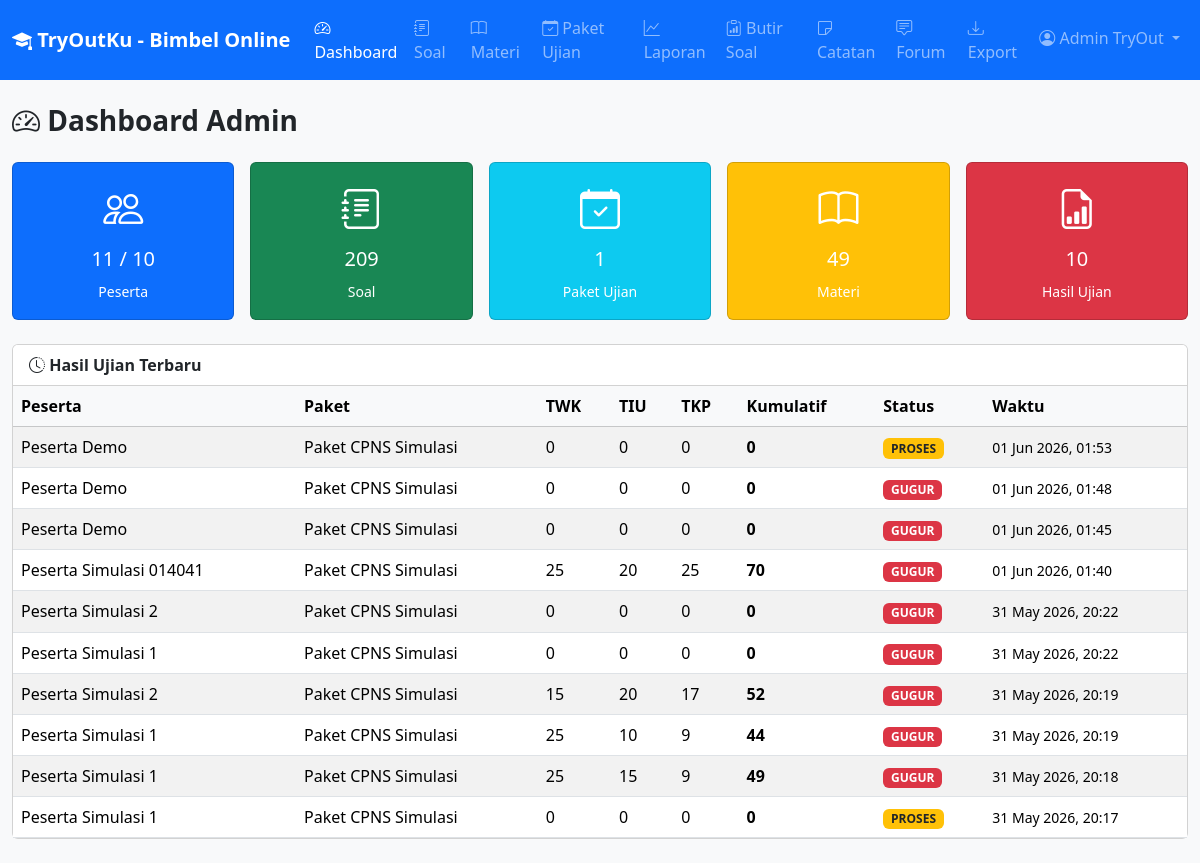
/admin/dashboard.php (signed in), run on an earlier commit of the app's database.
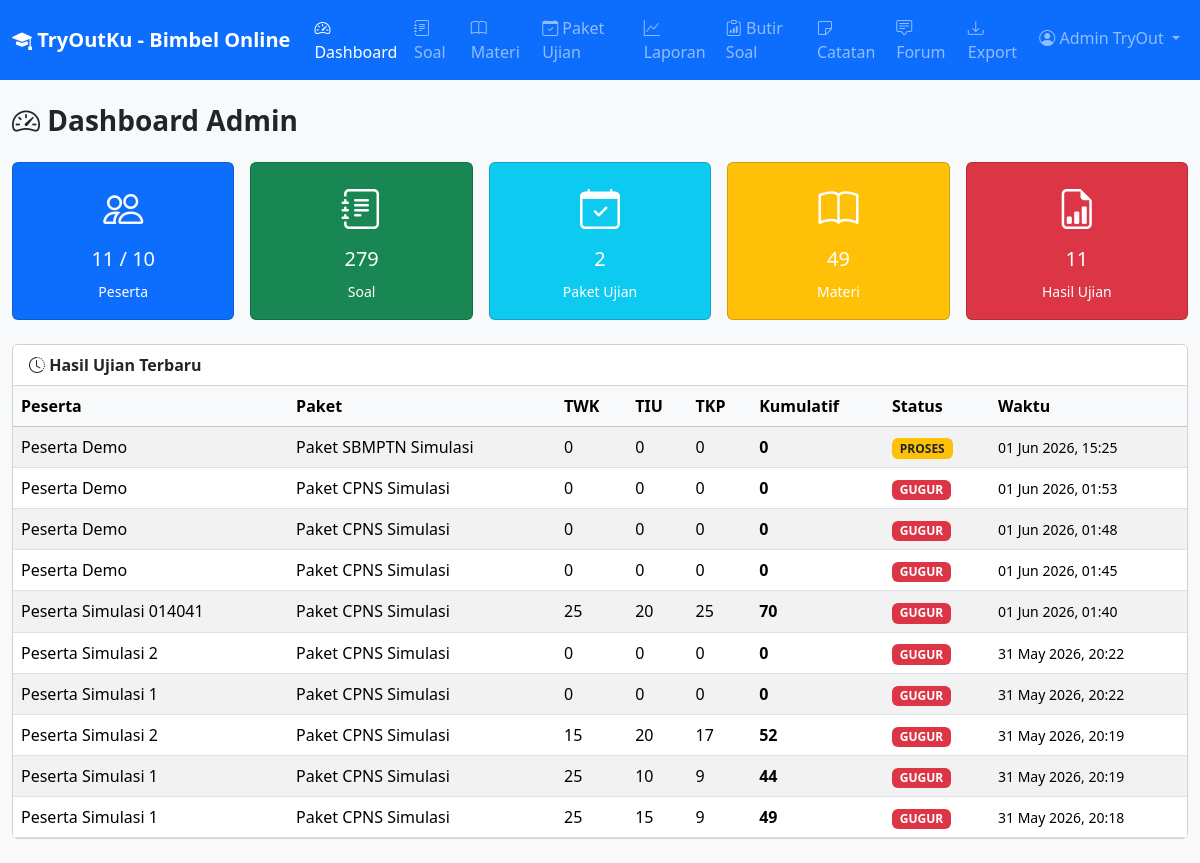
And on a later commit of the database.
### tables this page shows
CREATE TABLE `hasil_ujian` (
  `id` int(11) NOT NULL,
  `user_id` int(11) NOT NULL,
  `paket_ujian_id` int(11) DEFAULT NULL,
  `tanggal_mulai` datetime DEFAULT NULL,
  `tanggal_selesai` datetime DEFAULT NULL,
  `skor_twk` int(5) NOT NULL DEFAULT 0,
  `skor_tiu` int(5) NOT NULL DEFAULT 0,
  `skor_tkp` int(5) NOT NULL DEFAULT 0,
  `skor_kumulatif` int(5) NOT NULL DEFAULT 0,
  `status_lulus` enum('lulus','gugur','proses') DEFAULT 'proses',
  `created_at` datetime DEFAULT current_timestamp()
);

CREATE TABLE `users` (
  `id` int(11) NOT NULL,
  `nama` varchar(100) NOT NULL,
  `email` varchar(100) NOT NULL,
  `password` varchar(255) NOT NULL,
  `no_hp` varchar(20) DEFAULT NULL,
  `role` enum('admin','peserta') NOT NULL DEFAULT 'peserta',
  `target_ujian` enum('cpns','stan','stis','ipdn') DEFAULT 'cpns',
  `created_at` datetime DEFAULT current_timestamp()
);

CREATE TABLE `paket_ujian` (
  `id` int(11) NOT NULL,
  `kategori_ujian_id` int(11) NOT NULL,
  `nama_paket` varchar(100) NOT NULL,
  `deskripsi` text DEFAULT NULL,
  `jumlah_soal_twk` int(5) NOT NULL DEFAULT 0,
  `jumlah_soal_tiu` int(5) NOT NULL DEFAULT 0,
  `jumlah_soal_tkp` int(5) NOT NULL DEFAULT 0,
  `waktu_menit` int(5) NOT NULL DEFAULT 90,
  `status` enum('aktif','nonaktif') DEFAULT 'aktif',
  `created_at` datetime DEFAULT current_timestamp()
);

### includes/functions.php (called while the page is built, shortened)
<?php
function e($str) {
    return htmlspecialchars($str ?? '', ENT_QUOTES, 'UTF-8');
}
function formatTanggal($datetime) {
    return date('d M Y, H:i', strtotime($datetime));
}

### admin/dashboard.php (the view, shortened to what the changed rows need)
<?php
require_once __DIR__ . '/../includes/functions.php';
$stats = [];
$res = $conn->query('SELECT COUNT(*) as total FROM users WHERE role = "peserta"');
$stats['total_peserta'] = $res->fetch_assoc()['total'];
$res = $conn->query('SELECT COUNT(*) as total FROM soal');
$stats['total_soal'] = $res->fetch_assoc()['total'];
$res = $conn->query('SELECT COUNT(*) as total FROM paket_ujian');
$stats['total_paket'] = $res->fetch_assoc()['total'];
$res = $conn->query('SELECT COUNT(*) as total FROM materi');
$stats['total_materi'] = $res->fetch_assoc()['total'];
$res = $conn->query('SELECT COUNT(*) as total FROM hasil_ujian');
$stats['total_hasil'] = $res->fetch_assoc()['total'];
$hasil = $conn->query('SELECT h.*, u.nama, p.nama_paket FROM hasil_ujian h JOIN users u ON h.user_id = u.id JOIN paket_ujian p ON h.paket_ujian_id = p.id ORDER BY h.created_at DESC LIMIT 10');
require_once __DIR__ . '/../includes/header.php';
?>
<div class="container py-4">
    <div class="row g-3 mb-4">
        <div class="col-6 col-md-4 col-lg">
            <div class="card text-white bg-success">
                <div class="card-body text-center">
                    <i class="bi bi-journal-text fs-1"></i>
                    <h5 class="card-title mt-2"><?= $stats['total_soal'] ?></h5>
                    <small>Soal</small>
                </div>
            </div>
        </div>
        <div class="col-6 col-md-4 col-lg">
            <div class="card text-white bg-info">
                <div class="card-body text-center">
                    <i class="bi bi-calendar-check fs-1"></i>
                    <h5 class="card-title mt-2"><?= $stats['total_paket'] ?></h5>
                    <small>Paket Ujian</small>
                </div>
            </div>
        </div>
        <div class="col-6 col-md-4 col-lg">
            <div class="card text-white bg-danger">
                <div class="card-body text-center">
                    <i class="bi bi-file-earmark-bar-graph fs-1"></i>
                    <h5 class="card-title mt-2"><?= $stats['total_hasil'] ?></h5>
                    <small>Hasil Ujian</small>
                </div>
            </div>
        </div>
    </div>
    <div class="card">
        <div class="card-body p-0">
            <div class="table-responsive">
                <table class="table table-hover table-striped mb-0">
                    <thead class="table-light">
                        <tr>
                            <th>Peserta</th>
                            <th>Paket</th>
                            <th>TWK</th>
                            <th>TIU</th>
                            <th>TKP</th>
                            <th>Kumulatif</th>
                            <th>Status</th>
                            <th>Waktu</th>
                        </tr>
                    </thead>
                    <tbody>
                        <?php while ($h = $hasil->fetch_assoc()): ?>
                        <tr>
                            <td><?= e($h['nama']) ?></td>
                            <td><?= e($h['nama_paket']) ?></td>
                            <td><?= $h['skor_twk'] ?></td>
                            <td><?= $h['skor_tiu'] ?></td>
                            <td><?= $h['skor_tkp'] ?></td>
                            <td class="fw-bold"><?= $h['skor_kumulatif'] ?></td>
                            <td>
                                <?php if ($h['status_lulus'] === 'lulus'): ?>
                                    <span class="badge bg-success">LULUS</span>
                                <?php elseif ($h['status_lulus'] === 'gugur'): ?>
                                    <span class="badge bg-danger">GUGUR</span>
                                <?php else: ?>
                                    <span class="badge bg-warning text-dark">PROSES</span>
                                <?php endif; ?>
                            </td>
                            <td><small><?= formatTanggal($h['created_at']) ?></small></td>
                        </tr>
                        <?php endwhile; ?>
                    </tbody>
                </table>
            </div>
        </div>
    </div>
</div>
<?php require_once __DIR__ . '/../includes/footer.php'; ?>

What changed in the data, as far as the page shows it:
no longer on this page (row edited): hasil_ujian: user.nama "Peserta Simulasi 1", paket_ujian.nama_paket "Paket CPNS Simulasi", skor_twk "0", skor_tiu "0", skor_tkp "0", skor_kumulatif "0", status_lulus "PROSES", created_at "31 May 2026, 20:17"
added hasil_ujian: user.nama "Peserta Demo", paket_ujian.nama_paket "Paket SBMPTN Simulasi", skor_twk "0", skor_tiu "0", skor_tkp "0", skor_kumulatif "0", status_lulus "PROSES", created_at "01 Jun 2026, 15:25"
changed hasil_ujian "01 Jun 2026, 01:53": status_lulus "PROSES" → "GUGUR"
Also different on the page:
$stats['total_soal']: "209" → "279"
$stats['total_paket']: "1" → "2"
$stats['total_hasil']: "10" → "11"
